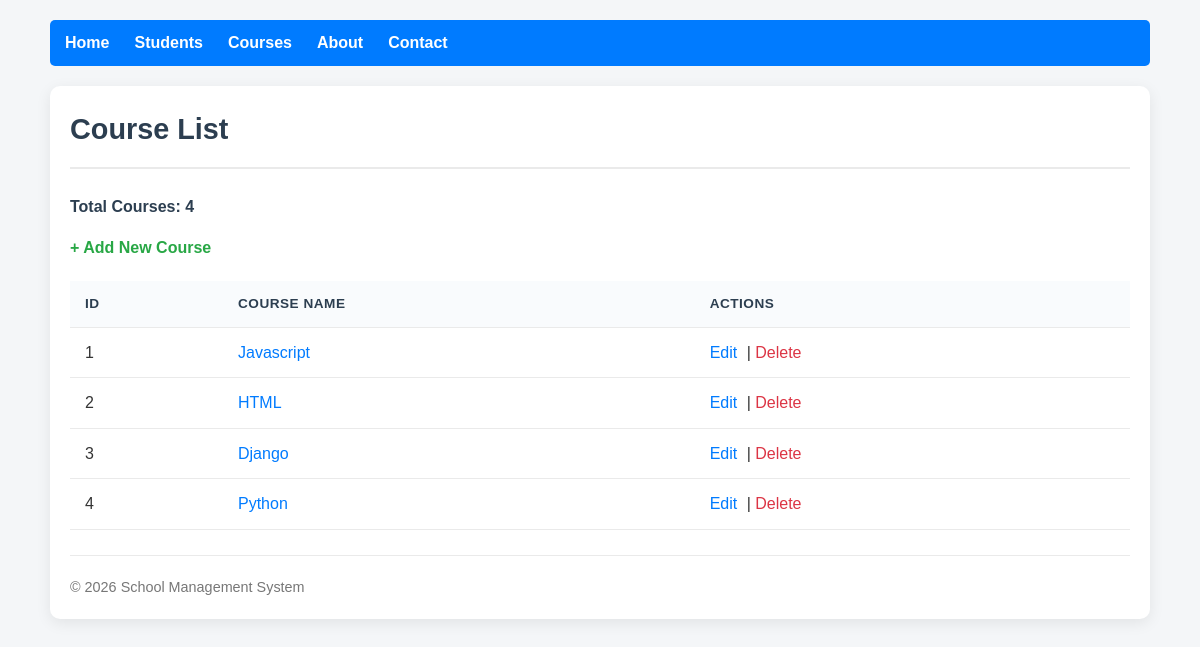
Page /courses/ on the committed database.
### students/models.py (models this page shows, shortened)
class Course(models.Model):
    name = models.CharField(max_length=100)
    description = models.TextField(blank=True, null=True)

### students/views.py (the view)
# urls.py: path('courses/', views.course_list_view, name='course_list'),
def course_list_view(request):
    courses = Course.objects.all().order_by('id')
    context = {
        'courses': courses,
        'total_courses': courses.count(),
        'today': date.today()
    }
    return render(request, 'students/course_list.html', context)

### students/templates/students/course_list.html (shortened to what this page needs)
{% load static %}
<!DOCTYPE html>
<html lang="en">
<head>
</head>
<body>
    <nav>
        <a href="{% url 'home' %}">Home</a>
        <a href="{% url 'student_list' %}">Students</a>
        <a href="{% url 'course_list' %}">Courses</a>
        <a href="{% url 'about' %}">About</a>
        <a href="{% url 'contact' %}">Contact</a>
    </nav>
    <div class="container">
        <h1>Course List</h1>
        <p style="font-weight: bold; color: #2c3e50;">Total Courses: {{ total_courses }}</p>
        <a href="{% url 'course_create' %}" class="add-course-link">+ Add New Course</a>
        <div class="table-responsive">
            <table>
                <thead>
                    <tr>
                        <th>ID</th>
                        <th>Course Name</th>
                        <th>Actions</th>
                    </tr>
                </thead>
                <tbody>
                    {% for course in courses %}
                    <tr>
                        <td>{{ course.id }}</td>
                        <td><a href="{% url 'course_detail' course.id %}">{{ course.name }}</a></td>
                        <td class="action-links">
                            <a href="{% url 'course_update' course.id %}">Edit</a> |
                            <a href="{% url 'course_delete' course.id %}" style="color: #dc3545;">Delete</a>
                        </td>
                    </tr>
                    {% empty %}
                    <tr>
                        <td colspan="3" style="text-align: center; color: #777;">No courses found.</td>
                    </tr>
                    {% endfor %}
                </tbody>
            </table>
        </div>
        <hr>
        <footer>
            &copy; {{ today.year|default:"2026" }} School Management System
        </footer>
    </div>
</body>
</html>

### students/templates/students/course_list.html (style rules this page uses)
body { font-family: 'Arial', sans-serif; margin: 0; padding: 20px; background-color: #f4f6f8; color: #333; line-height: 1.6; }
nav { background-color: #007bff; padding: 10px 15px; border-radius: 5px; margin-bottom: 20px; max-width: 1100px; margin-left: auto; margin-right: auto; display: flex; flex-wrap: wrap; gap: 10px; box-sizing: border-box; }
nav a { color: white; text-decoration: none; margin-right: 15px; font-weight: bold; }
.container { max-width: 1100px; margin: 0 auto; background: #ffffff; padding: 20px; border-radius: 10px; box-shadow: 0 4px 15px rgba(0, 0, 0, 0.08); box-sizing: border-box; }
h1 { margin-top: 0; margin-bottom: 25px; color: #2c3e50; font-size: 1.8em; border-bottom: 2px solid #eaeaea; padding-bottom: 15px; }
.add-course-link { display: inline-block; margin-bottom: 20px; font-weight: bold; color: #28a745; text-decoration: none; }
.table-responsive { width: 100%; overflow-x: auto; -webkit-overflow-scrolling: touch; margin-bottom: 25px; }
table { width: 100%; border-collapse: collapse; white-space: nowrap; }
th, td { padding: 12px 15px; text-align: left; border-bottom: 1px solid #eaeaea; }
th { background-color: #f9fbfd; color: #2c3e50; font-weight: bold; text-transform: uppercase; font-size: 0.85em; letter-spacing: 0.5px; }
td a { color: #007bff; text-decoration: none; }
.action-links a { color: #007bff; text-decoration: none; margin-right: 5px; }
hr { border: none; border-top: 1px solid #eaeaea; margin: 20px 0; }
footer { font-size: 0.9em; color: #777; }

### rows in the picture
Course: id "1", name "Javascript"
Course: id "2", name "HTML"
Course: id "3", name "Django"
Course: id "4", name "Python"

### other values in the picture
{{ total_courses }} "4"
